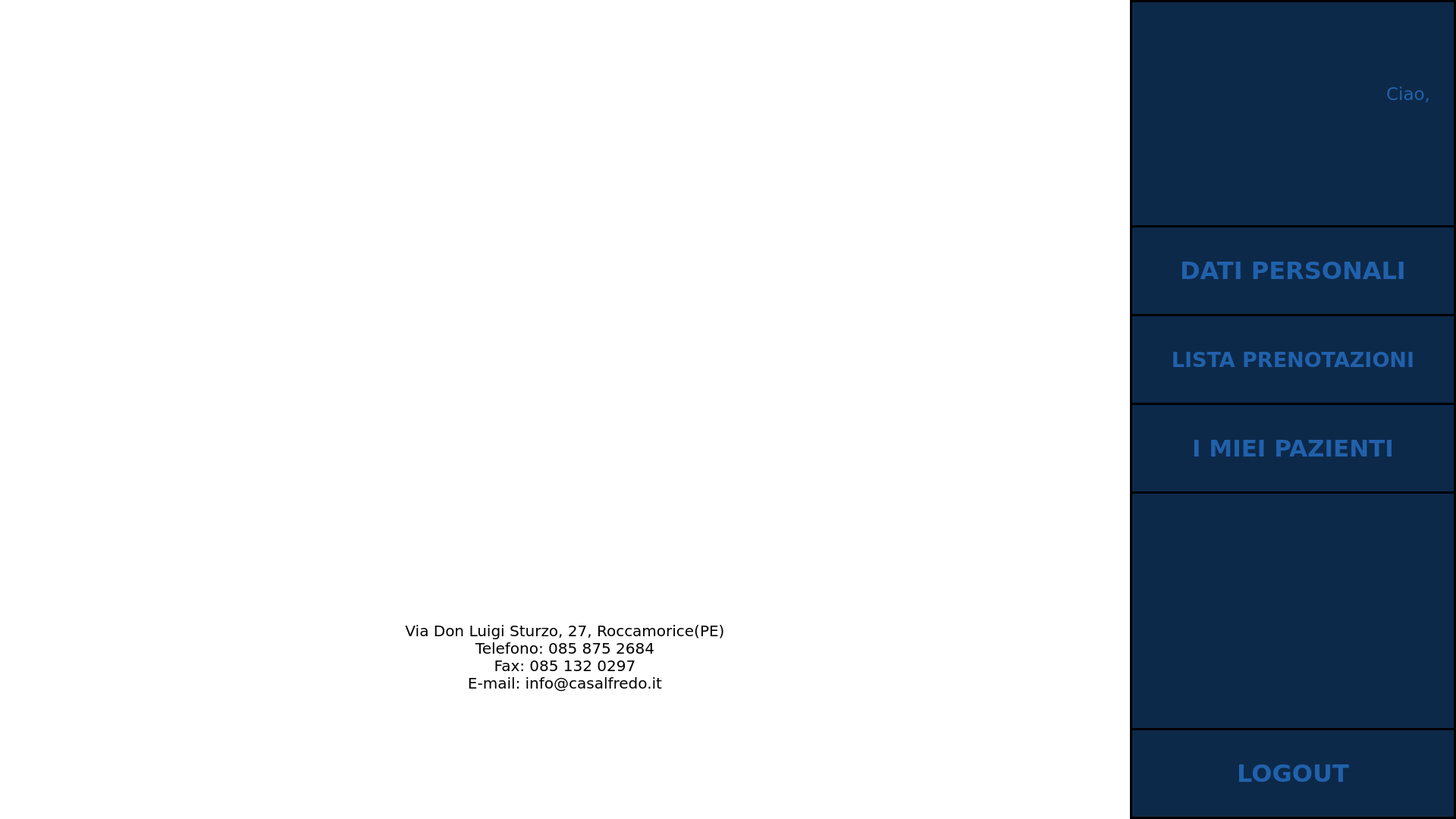
<?xml version="1.0" encoding="UTF-8"?>
<ui version="4.0">
 <class>homePazienteApertoProfilo</class>
 <widget class="QWidget" name="homePazienteApertoProfilo">
  <property name="geometry">
   <rect>
    <x>0</x>
    <y>0</y>
    <width>1920</width>
    <height>1080</height>
   </rect>
  </property>
  <property name="minimumSize">
   <size>
    <width>1920</width>
    <height>1080</height>
   </size>
  </property>
  <property name="maximumSize">
   <size>
    <width>1920</width>
    <height>1080</height>
   </size>
  </property>
  <property name="palette">
   <palette>
    <active>
     <colorrole role="Button">
      <brush brushstyle="SolidPattern">
       <color alpha="255">
        <red>255</red>
        <green>255</green>
        <blue>255</blue>
       </color>
      </brush>
     </colorrole>
     <colorrole role="Base">
      <brush brushstyle="SolidPattern">
       <color alpha="255">
        <red>255</red>
        <green>255</green>
        <blue>255</blue>
       </color>
      </brush>
     </colorrole>
     <colorrole role="Window">
      <brush brushstyle="SolidPattern">
       <color alpha="255">
        <red>255</red>
        <green>255</green>
        <blue>255</blue>
       </color>
      </brush>
     </colorrole>
    </active>
    <inactive>
     <colorrole role="Button">
      <brush brushstyle="SolidPattern">
       <color alpha="255">
        <red>255</red>
        <green>255</green>
        <blue>255</blue>
       </color>
      </brush>
     </colorrole>
     <colorrole role="Base">
      <brush brushstyle="SolidPattern">
       <color alpha="255">
        <red>255</red>
        <green>255</green>
        <blue>255</blue>
       </color>
      </brush>
     </colorrole>
     <colorrole role="Window">
      <brush brushstyle="SolidPattern">
       <color alpha="255">
        <red>255</red>
        <green>255</green>
        <blue>255</blue>
       </color>
      </brush>
     </colorrole>
    </inactive>
    <disabled>
     <colorrole role="Button">
      <brush brushstyle="SolidPattern">
       <color alpha="255">
        <red>255</red>
        <green>255</green>
        <blue>255</blue>
       </color>
      </brush>
     </colorrole>
     <colorrole role="Base">
      <brush brushstyle="SolidPattern">
       <color alpha="255">
        <red>255</red>
        <green>255</green>
        <blue>255</blue>
       </color>
      </brush>
     </colorrole>
     <colorrole role="Window">
      <brush brushstyle="SolidPattern">
       <color alpha="255">
        <red>255</red>
        <green>255</green>
        <blue>255</blue>
       </color>
      </brush>
     </colorrole>
    </disabled>
   </palette>
  </property>
  <property name="windowTitle">
   <string>Clinica Casa Alfredo</string>
  </property>
  <property name="windowIcon">
   <iconset>
    <normaloff>Immagini/logo_casa_alfredo.png</normaloff>Immagini/logo_casa_alfredo.png</iconset>
  </property>
  <property name="styleSheet">
   <string notr="true"/>
  </property>
  <widget class="QLabel" name="logo">
   <property name="geometry">
    <rect>
     <x>470</x>
     <y>62</y>
     <width>550</width>
     <height>620</height>
    </rect>
   </property>
   <property name="text">
    <string/>
   </property>
   <property name="pixmap">
    <pixmap>Immagini/logo_casa_alfredo.png</pixmap>
   </property>
   <property name="scaledContents">
    <bool>true</bool>
   </property>
  </widget>
  <widget class="QLabel" name="titolo">
   <property name="geometry">
    <rect>
     <x>195</x>
     <y>620</y>
     <width>1100</width>
     <height>140</height>
    </rect>
   </property>
   <property name="text">
    <string/>
   </property>
   <property name="pixmap">
    <pixmap>Immagini/titolo_casa_alfredo.png</pixmap>
   </property>
   <property name="scaledContents">
    <bool>true</bool>
   </property>
  </widget>
  <widget class="QLabel" name="scritta">
   <property name="geometry">
    <rect>
     <x>480</x>
     <y>820</y>
     <width>530</width>
     <height>130</height>
    </rect>
   </property>
   <property name="font">
    <font>
     <family>Verdana</family>
     <pointsize>15</pointsize>
    </font>
   </property>
   <property name="text">
    <string>Via Don Luigi Sturzo, 27, Roccamorice(PE)
Telefono: 085 875 2684
Fax: 085 132 0297
E-mail: info@casalfredo.it</string>
   </property>
   <property name="alignment">
    <set>Qt::AlignHCenter|Qt::AlignTop</set>
   </property>
  </widget>
  <widget class="QLabel" name="menu_tendina">
   <property name="geometry">
    <rect>
     <x>1490</x>
     <y>0</y>
     <width>430</width>
     <height>1080</height>
    </rect>
   </property>
   <property name="styleSheet">
    <string notr="true">background-color: rgb(13, 41, 73);
border: 3px solid</string>
   </property>
   <property name="text">
    <string/>
   </property>
  </widget>
  <widget class="QPushButton" name="tendina_button">
   <property name="geometry">
    <rect>
     <x>1495</x>
     <y>5</y>
     <width>70</width>
     <height>70</height>
    </rect>
   </property>
   <property name="cursor">
    <cursorShape>PointingHandCursor</cursorShape>
   </property>
   <property name="styleSheet">
    <string notr="true">QPushButton#tendina_button:pressed {
background-color: rgb(0, 0, 0, 0);
}</string>
   </property>
   <property name="text">
    <string/>
   </property>
   <property name="icon">
    <iconset>
     <normaloff>Immagini/tendina_aperta.png</normaloff>Immagini/tendina_aperta.png</iconset>
   </property>
   <property name="iconSize">
    <size>
     <width>70</width>
     <height>70</height>
    </size>
   </property>
   <property name="flat">
    <bool>true</bool>
   </property>
  </widget>
  <widget class="QPushButton" name="dati_button">
   <property name="geometry">
    <rect>
     <x>1490</x>
     <y>297</y>
     <width>430</width>
     <height>120</height>
    </rect>
   </property>
   <property name="font">
    <font>
     <family>Verdana</family>
     <pointsize>24</pointsize>
     <weight>75</weight>
     <bold>true</bold>
    </font>
   </property>
   <property name="styleSheet">
    <string notr="true">QPushButton#dati_button {
background-color: rgb(0, 0, 0, 0);
color: rgb(33, 97, 171);
border: 3px solid;
}

QPushButton#dati_button:pressed {
background-color: rgb(33, 97, 171);
color: rgb(13, 41, 73);
}</string>
   </property>
   <property name="text">
    <string>DATI PERSONALI</string>
   </property>
  </widget>
  <widget class="QPushButton" name="prenotazioni_button">
   <property name="geometry">
    <rect>
     <x>1490</x>
     <y>414</y>
     <width>430</width>
     <height>120</height>
    </rect>
   </property>
   <property name="font">
    <font>
     <family>Verdana</family>
     <pointsize>20</pointsize>
     <weight>75</weight>
     <bold>true</bold>
    </font>
   </property>
   <property name="styleSheet">
    <string notr="true">QPushButton#prenotazioni_button {
background-color: rgb(0, 0, 0, 0);
color: rgb(33, 97, 171);
border: 3px solid;
}

QPushButton#prenotazioni_button:pressed {
background-color: rgb(33, 97, 171);
color: rgb(13, 41, 73);
}</string>
   </property>
   <property name="text">
    <string>LISTA PRENOTAZIONI</string>
   </property>
  </widget>
  <widget class="QPushButton" name="logout_button">
   <property name="geometry">
    <rect>
     <x>1490</x>
     <y>960</y>
     <width>430</width>
     <height>120</height>
    </rect>
   </property>
   <property name="font">
    <font>
     <family>Verdana</family>
     <pointsize>24</pointsize>
     <weight>75</weight>
     <bold>true</bold>
    </font>
   </property>
   <property name="styleSheet">
    <string notr="true">QPushButton#logout_button {
background-color: rgb(0, 0, 0, 0);
color: rgb(33, 97, 171);
border: 3px solid;
}

QPushButton#logout_button:pressed {
background-color: rgb(33, 97, 171);
color: rgb(13, 41, 73);
}</string>
   </property>
   <property name="text">
    <string>LOGOUT</string>
   </property>
   <property name="icon">
    <iconset>
     <normaloff>Immagini/logout.png</normaloff>Immagini/logout.png</iconset>
   </property>
   <property name="iconSize">
    <size>
     <width>50</width>
     <height>50</height>
    </size>
   </property>
  </widget>
  <widget class="QLabel" name="ciao">
   <property name="geometry">
    <rect>
     <x>1585</x>
     <y>110</y>
     <width>301</width>
     <height>111</height>
    </rect>
   </property>
   <property name="font">
    <font>
     <family>Verdana</family>
     <pointsize>17</pointsize>
    </font>
   </property>
   <property name="layoutDirection">
    <enum>Qt::LeftToRight</enum>
   </property>
   <property name="styleSheet">
    <string notr="true">color: rgb(33, 97, 171);</string>
   </property>
   <property name="text">
    <string>Ciao,</string>
   </property>
   <property name="alignment">
    <set>Qt::AlignRight|Qt::AlignTop|Qt::AlignTrailing</set>
   </property>
  </widget>
  <widget class="QPushButton" name="pazienti_button">
   <property name="geometry">
    <rect>
     <x>1490</x>
     <y>531</y>
     <width>430</width>
     <height>120</height>
    </rect>
   </property>
   <property name="font">
    <font>
     <family>Verdana</family>
     <pointsize>23</pointsize>
     <weight>75</weight>
     <bold>true</bold>
    </font>
   </property>
   <property name="styleSheet">
    <string notr="true">QPushButton#pazienti_button {
background-color: rgb(0, 0, 0, 0);
color: rgb(33, 97, 171);
border: 3px solid;
}

QPushButton#pazienti_button:pressed {
background-color: rgb(33, 97, 171);
color: rgb(13, 41, 73);
}</string>
   </property>
   <property name="text">
    <string>I MIEI PAZIENTI</string>
   </property>
  </widget>
 </widget>
 <resources/>
 <connections/>
</ui>
